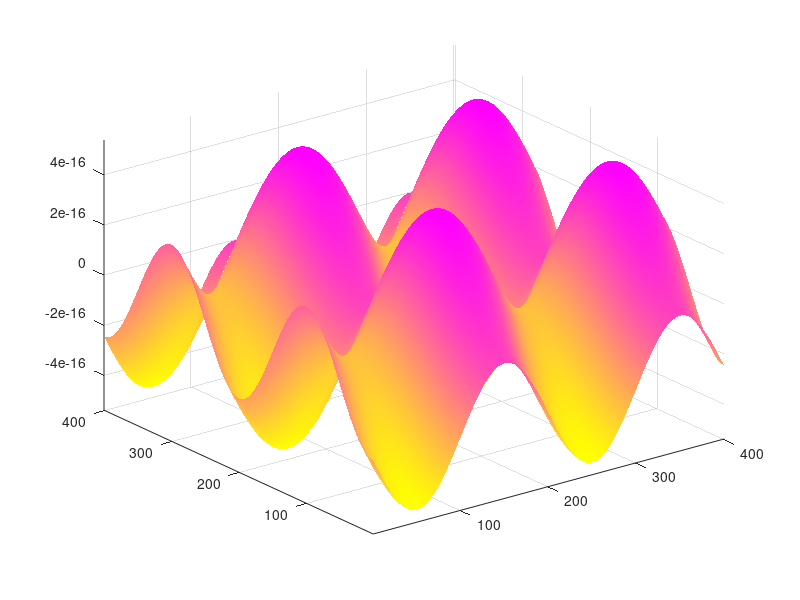

This chart was generated by the following MATLAB code:
clear, clc
x = 0:pi/100:4*pi;
y = x;
[X, Y] = meshgrid(x,y);
z = 3 * sin(X) + cos(Y);
h = surf(z);
axis tight

shading interp
colormap(spring)

for k = 0 : pi/100 : 2 * pi
  z = (sin(X) + cos(Y)).* sin(k);
  set(h, 'Zdata', z)
  drawnow
endfor
